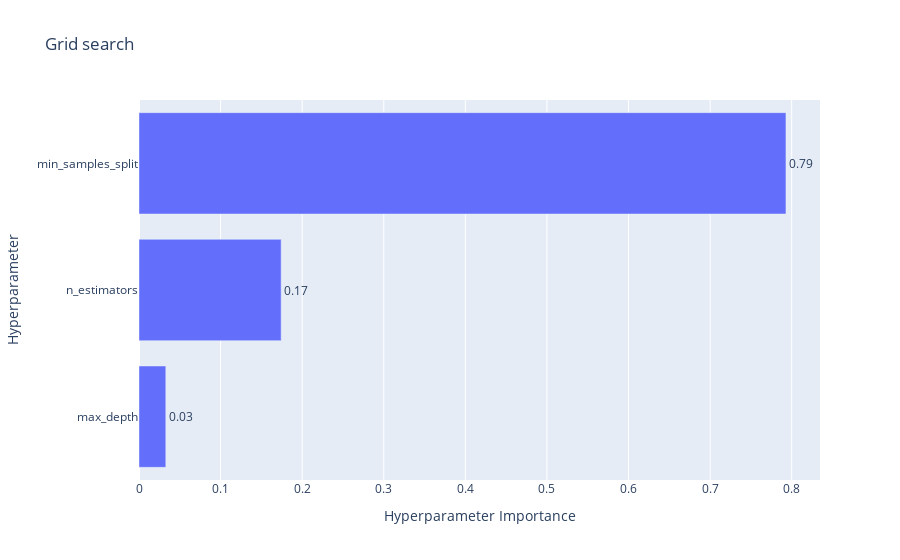
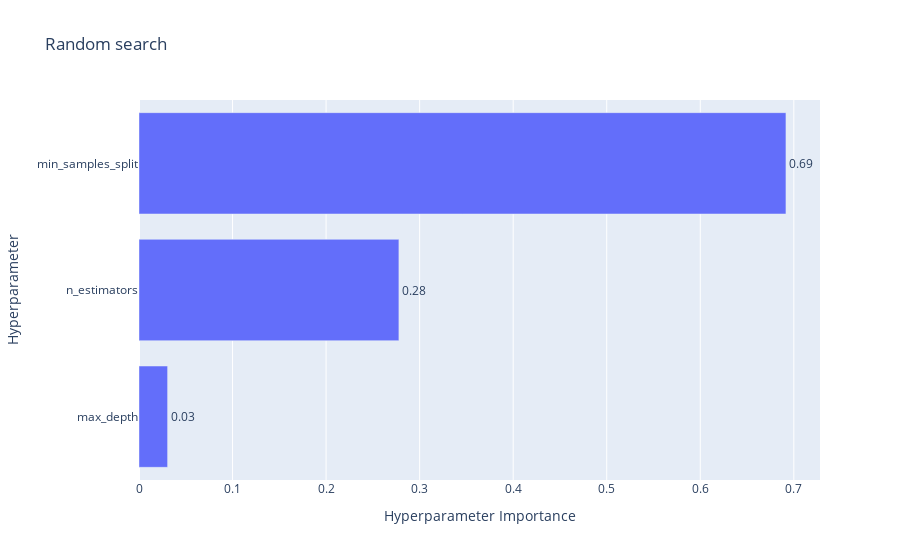
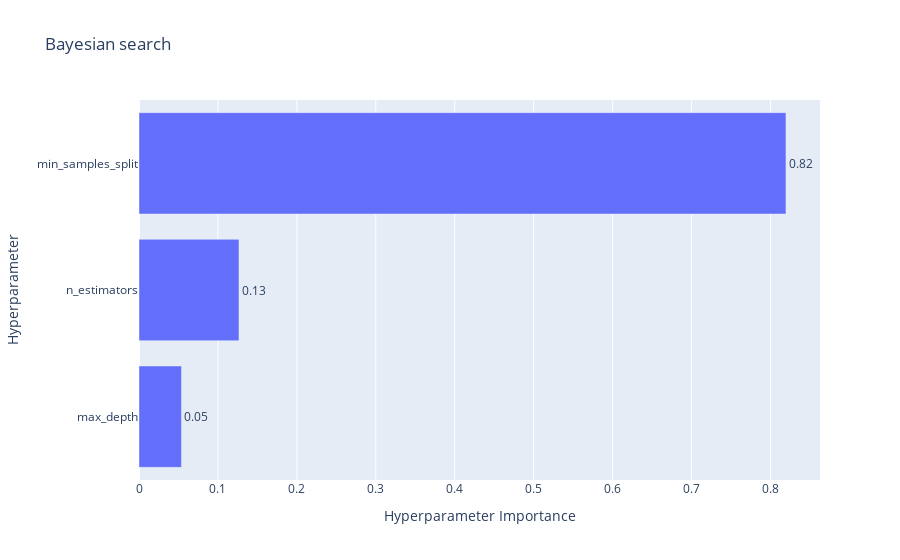

Notebook source saved alongside these figures, in order:
### Code cell
def plot_params(studies):
    for name, study in studies.items():
        if name == "Baseline":
            print(f"Baseline Model Accuracy: {study:.4f}")
        else:
            fig = vis.plot_param_importances(study)  # Get the Plotly figure
            fig.update_layout(title_text=f"{name}")
            fig.show()  # Display the figure

plot_params(studies)

### Figure 1 — Plotly figure (JSON) as saved in the notebook; plotly's stock layout.template omitted (floating-point values rounded to 4 significant figures)
{"data": [{"cliponaxis": false, "hovertemplate": ["max_depth (CategoricalDistribution): 0.0328365956454264<extra></extra>", "n_estimators (CategoricalDistribution): 0.17421338695125585<extra></extra>", "min_samples_split (CategoricalDistribution): 0.7929500174033177<extra></extra>"], "name": "Objective Value", "orientation": "h", "text": ["0.03", "0.17", "0.79"], "textposition": "outside", "type": "bar", "x": [0.03284, 0.1742, 0.793], "y": ["max_depth", "n_estimators", "min_samples_split"]}], "layout": {"title": {"text": "Grid search"}, "xaxis": {"title": {"text": "Hyperparameter Importance"}}, "yaxis": {"title": {"text": "Hyperparameter"}}}}

### Figure 2 — Plotly figure (JSON) as saved in the notebook; plotly's stock layout.template omitted (floating-point values rounded to 4 significant figures)
{"data": [{"cliponaxis": false, "hovertemplate": ["max_depth (CategoricalDistribution): 0.030576252553544216<extra></extra>", "n_estimators (IntDistribution): 0.277835166227819<extra></extra>", "min_samples_split (IntDistribution): 0.6915885812186368<extra></extra>"], "name": "Objective Value", "orientation": "h", "text": ["0.03", "0.28", "0.69"], "textposition": "outside", "type": "bar", "x": [0.03058, 0.2778, 0.6916], "y": ["max_depth", "n_estimators", "min_samples_split"]}], "layout": {"title": {"text": "Random search"}, "xaxis": {"title": {"text": "Hyperparameter Importance"}}, "yaxis": {"title": {"text": "Hyperparameter"}}}}

### Figure 3 — Plotly figure (JSON) as saved in the notebook; plotly's stock layout.template omitted (floating-point values rounded to 4 significant figures)
{"data": [{"cliponaxis": false, "hovertemplate": ["max_depth (CategoricalDistribution): 0.0537712841044131<extra></extra>", "n_estimators (IntDistribution): 0.12663888011614097<extra></extra>", "min_samples_split (IntDistribution): 0.819589835779446<extra></extra>"], "name": "Objective Value", "orientation": "h", "text": ["0.05", "0.13", "0.82"], "textposition": "outside", "type": "bar", "x": [0.05377, 0.1266, 0.8196], "y": ["max_depth", "n_estimators", "min_samples_split"]}], "layout": {"title": {"text": "Bayesian search"}, "xaxis": {"title": {"text": "Hyperparameter Importance"}}, "yaxis": {"title": {"text": "Hyperparameter"}}}}
